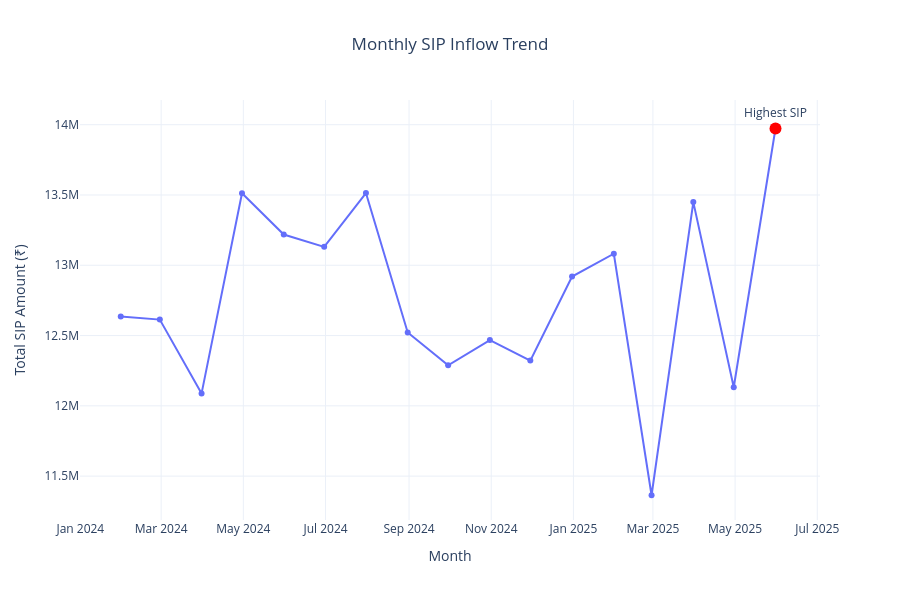

Notebook code cell kept with this figure:
### Markdown cell above
# 3. Monthly SIP Inflow Trend

This visualization analyzes monthly SIP (Systematic Investment Plan) inflows over time. It highlights investment trends and identifies periods of strong investor participation.

### Code cell
# ============================================================
# Monthly SIP Inflow Trend
# ============================================================

# Create a copy
sip_df = fact_transactions.copy()

# Convert transaction date
sip_df["transaction_date"] = pd.to_datetime(sip_df["transaction_date"])

# Filter only SIP transactions
sip_df = sip_df[sip_df["transaction_type"] == "SIP"]

# Group by month
monthly_sip = (
    sip_df
    .groupby(pd.Grouper(key="transaction_date", freq="ME"))
    ["amount_inr"]
    .sum()
    .reset_index()
)

# Plot
fig = px.line(
    monthly_sip,
    x="transaction_date",
    y="amount_inr",
    markers=True,
    title="Monthly SIP Inflow Trend",
    labels={
        "transaction_date": "Month",
        "amount_inr": "Total SIP Amount (₹)"
    }
)

# Highlight highest month
highest = monthly_sip.loc[
    monthly_sip["amount_inr"].idxmax()
]

highlight_date = highest["transaction_date"].strftime("%Y-%m-%d")

fig.add_scatter(
    x=[highlight_date],
    y=[highest["amount_inr"]],
    mode="markers+text",
    text=["Highest SIP"],
    textposition="top center",
    marker=dict(
        size=12,
        color="red"
    ),
    showlegend=False
)

fig.update_layout(
    template="plotly_white",
    title_x=0.5,
    height=600
)

fig.show()

# Save Charts
fig.write_html("../charts/sip_trend.html")
fig.write_image("../charts/sip_trend.png")

print("✓ SIP Trend chart saved successfully.")

### Figure 1 — Plotly figure (JSON) as saved in the notebook; plotly's stock layout.template omitted (floating-point values rounded to 4 significant figures)
{"data": [{"hovertemplate": "Month=%{x}<br>Total SIP Amount (₹)=%{y}<extra></extra>", "legendgroup": "", "line": {"color": "#636efa", "dash": "solid"}, "marker": {"symbol": "circle"}, "mode": "lines+markers", "name": "", "orientation": "v", "showlegend": false, "type": "scatter", "x": ["2024-01-31T00:00:00", "2024-02-29T00:00:00", "2024-03-31T00:00:00", "2024-04-30T00:00:00", "2024-05-31T00:00:00", "2024-06-30T00:00:00", "2024-07-31T00:00:00", "2024-08-31T00:00:00", "2024-09-30T00:00:00", "2024-10-31T00:00:00", "2024-11-30T00:00:00", "2024-12-31T00:00:00", "2025-01-31T00:00:00", "2025-02-28T00:00:00", "2025-03-31T00:00:00", "2025-04-30T00:00:00", "2025-05-31T00:00:00"], "xaxis": "x", "y": [12635349, 12613376, 12088413, 13512385, 13218606, 13131150, 13513884, 12521433, 12288778, 12467875, 12321673, 12920130, 13082145, 11363922, 13449360, 12132001, 13973011], "yaxis": "y"}, {"marker": {"color": "red", "size": 12}, "mode": "markers+text", "showlegend": false, "text": ["Highest SIP"], "textposition": "top center", "type": "scatter", "x": ["2025-05-31"], "y": [13973011]}], "layout": {"height": 600, "legend": {"tracegroupgap": 0}, "title": {"text": "Monthly SIP Inflow Trend", "x": 0.5}, "xaxis": {"anchor": "y", "domain": [0, 1], "title": {"text": "Month"}}, "yaxis": {"anchor": "x", "domain": [0, 1], "title": {"text": "Total SIP Amount (₹)"}}}}
